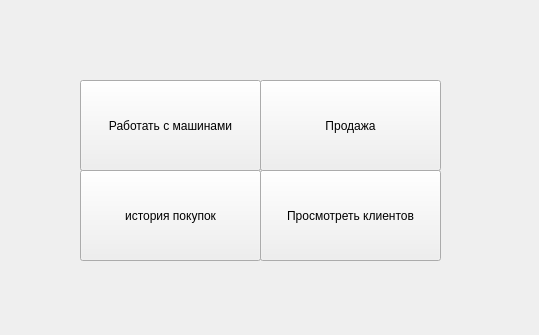
<?xml version="1.0" encoding="UTF-8"?>
<ui version="4.0">
 <class>Widget</class>
 <widget class="QWidget" name="Widget">
  <property name="geometry">
   <rect>
    <x>0</x>
    <y>0</y>
    <width>539</width>
    <height>335</height>
   </rect>
  </property>
  <property name="windowTitle">
   <string>Widget</string>
  </property>
  <widget class="QPushButton" name="pushButton">
   <property name="geometry">
    <rect>
     <x>80</x>
     <y>80</y>
     <width>181</width>
     <height>91</height>
    </rect>
   </property>
   <property name="text">
    <string>Работать с машинами</string>
   </property>
  </widget>
  <widget class="QPushButton" name="pushButton_2">
   <property name="geometry">
    <rect>
     <x>260</x>
     <y>80</y>
     <width>181</width>
     <height>91</height>
    </rect>
   </property>
   <property name="text">
    <string>Продажа</string>
   </property>
  </widget>
  <widget class="QPushButton" name="pushButton_3">
   <property name="geometry">
    <rect>
     <x>80</x>
     <y>170</y>
     <width>181</width>
     <height>91</height>
    </rect>
   </property>
   <property name="text">
    <string>история покупок</string>
   </property>
  </widget>
  <widget class="QPushButton" name="pushButton_4">
   <property name="geometry">
    <rect>
     <x>260</x>
     <y>170</y>
     <width>181</width>
     <height>91</height>
    </rect>
   </property>
   <property name="text">
    <string>Просмотреть клиентов</string>
   </property>
  </widget>
 </widget>
 <resources/>
 <connections/>
</ui>
